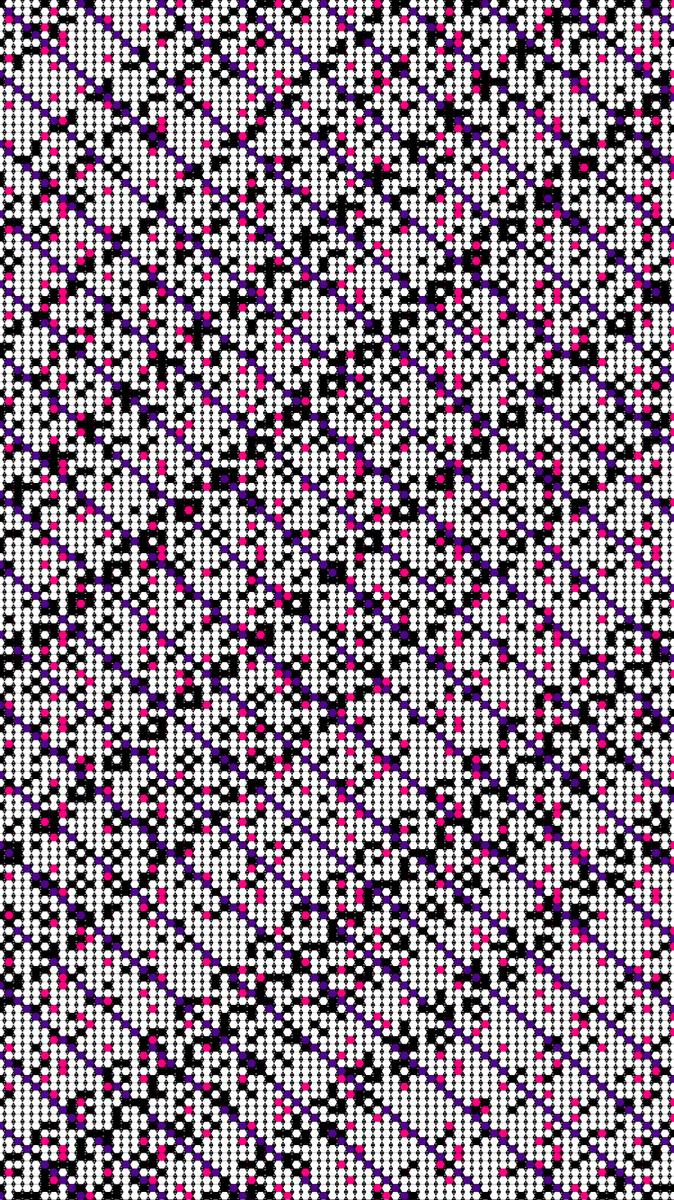
Frame 1 (no input)
Frame 60 (the mouse pressed at the canvas centre just before this capture): identical to frame 1, image omitted
Frame 120 (the mouse held since frame 60 and released just before this capture): identical to frame 1, image omitted

The Processing sketch that drew this single still picture (run headless with seeded random() and noise(); from frame 60 on, the mouse is pressed at the canvas centre):

// Processing sketch: HexPattern
// ── HexPattern.pde
//Hexagonal and Triangle Pattern Background with a retro technology look. 
//Coder: Thomas Wesley 
//Last Edit 1/07/2018
//Title: Hex Pattern

//Variable Declarations
float size;


void setup() {
  //The initial background is black
  background(0,100);
  //Size the frame in HD proportions
  size(750,1334);
}
//The draw function runs through the actions contained in a loop
void draw() {
  float sq=sqrt(3);
  size=5;
  background(0);
  float row=0;
  float col=0;
 
  for(float i=0;i<width+size;i=i+(2*size)){
    row=row+1;
    col=0;
    for(float j=size*sq/2;j<height+size;j=j+(size*sq)){
      col=col+1;
      if((col-row)%9==0){
        fill(80,5,140,255);
      }
      else if((row+col*col)%11==0){
    fill(255,0,128,255);
      }
      else{
      fill(255,255,255,255);
      }
    noStroke();
  if((row*col+int(5*noise(row+col)))%4==0){
    //quad(i+size/2,j-(size*sq)/2,i-size/2,j-(size*sq)/2,i-size/2,j+(size*sq)/2,i+size/2,j+(size*sq)/2);
  }
  else{
  pushMatrix();
  polygon(i, j, size, 6);  // Heptagon
  popMatrix();
  }
  //fill(255,240,140,255);
//  fill(255,242,209,255);
 // stroke(255,242,209,255);
  triangle(i+size,j+size/2.5,i+size-size/6,j+size/2.5+(size/6)*sqrt(3),i+size+size/6,j+size/2.5+(size/6)*sqrt(3));

//strokeWeight(2);
line(i+size,j+size/2.5,i+size,j);
line(i+size-size/6,j+size/2.5+(size/6)*sqrt(3),i+size/2,j+(size*sq)/2);
line(i+size+size/6,j+size/2.5+(size/6)*sqrt(3),i+(size*3)/2,j+(size*sq)/2);
//translate(width/2,height/2);
//rotate(PI);
line(i+size,j-size/2.5,i+size,j);
line(i+size-size/6,j-size/2.5-(size/6)*sqrt(3),i+size/2,j-(size*sq)/2);
line(i+size+size/6,j-size/2.5-(size/6)*sqrt(3),i+(size*3)/2,j-(size*sq)/2);
triangle(i+size,j-size/2.5,i+size-size/6,j-size/2.5-(size/6)*sqrt(3),i+size+size/6,j-size/2.5-(size/6)*sqrt(3));


}
}

    
    translate(-width/2,-height/2);
    save("Iphone_Hex_Alpha.png");
}

//Function Documentation

void polygon(float x, float y, float radius, int npoints) {
  float angle = TWO_PI / npoints;
  beginShape();
  for (float a = 0; a < TWO_PI; a += angle) {
    float sx = x + cos(a) * radius;
    float sy = y + sin(a) * radius;
    vertex(sx, sy);
  }
  endShape(CLOSE);
}
